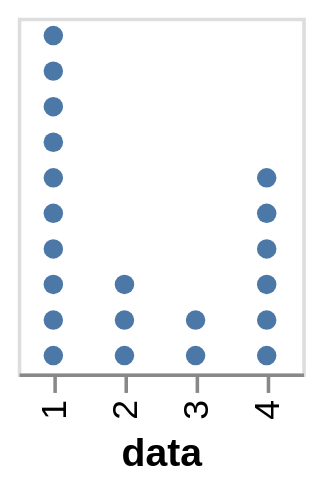

The Vega-Lite source for this figure:
### Vega-Lite specification from a JSON file in a GitHub repository (floating-point values rounded to 4 significant figures)
{"$schema": "https://vega.github.io/schema/vega-lite/v6.json", "description": "A Wilkinson Dot Plot", "height": 100, "data": {"values": [1, 1, 1, 1, 1, 1, 1, 1, 1, 1, 2, 2, 2, 3, 3, 4, 4, 4, 4, 4, 4]}, "transform": [{"window": [{"op": "rank", "as": "id"}], "groupby": ["data"]}], "mark": {"type": "circle", "opacity": 1}, "encoding": {"x": {"field": "data", "type": "ordinal"}, "y": {"field": "id", "type": "ordinal", "axis": null, "sort": "descending"}}}
